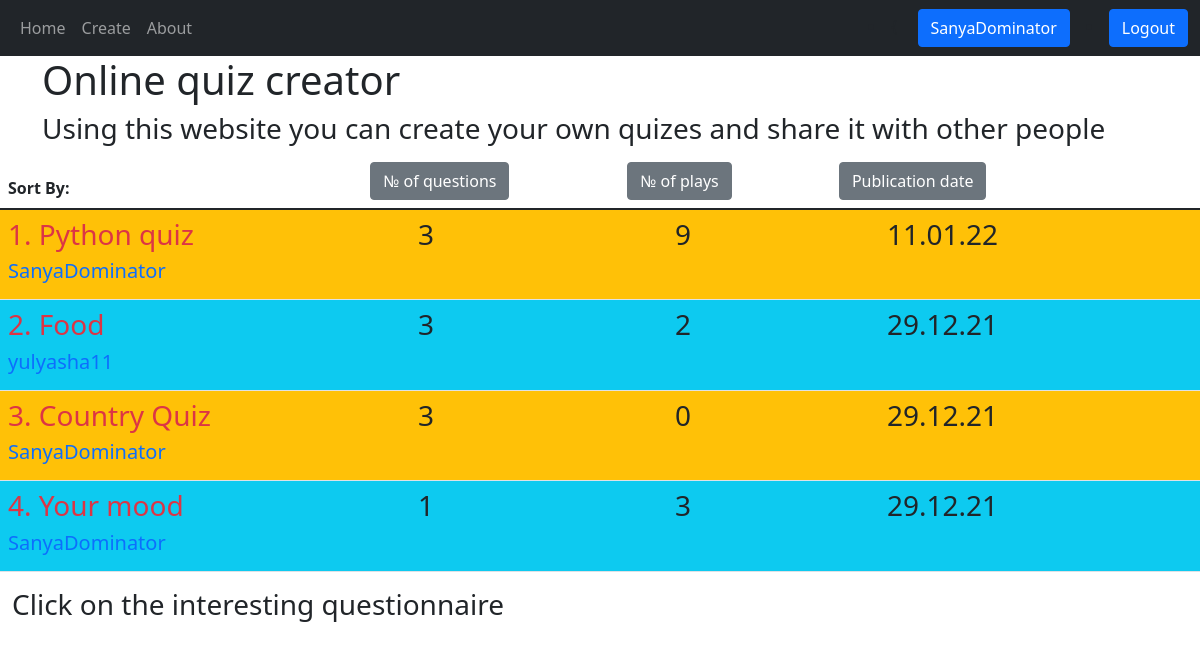
Screenshot of / (signed in) with the database file from the repository.
### quiz/models.py (models this page shows, shortened)
class Quiz(models.Model):
    user = models.ForeignKey(User, on_delete=models.CASCADE)
    quiz_name = models.CharField(max_length=200)
    '''
    def getUsername(self):
        return self.user.username
    username = getUsername
    quiz_image = models.ImageField(upload_to=f'user_images/{username}/{quiz_name}/')
    '''
    pub_date = models.DateTimeField('Publication date')

### quiz/views.py (the view)
# urls.py: path('', views.index, name='index'),
def index(request):
    quiz_list_time = Quiz.objects.order_by('-pub_date')
    quiz_dict = []
    play_list = Play.objects.all()
    question_list = Question.objects.all()
    for quiz in quiz_list_time:
        quiz_dict.append([quiz, quiz.pub_date.strftime('%d.%m.%y'), 0, 0])
    for j in range(len(quiz_list_time)):
        for play in play_list:
            if play.quiz_id == quiz_list_time[j].id:
                quiz_dict[j][2] += 1
    for j in range(len(quiz_list_time)):
        for question in question_list:
            if question.quiz_id == quiz_list_time[j].id:
                quiz_dict[j][3] += 1
    sorted_quiz_plays = sorted(quiz_dict, key=lambda x: x[2], reverse=True)
    quiz_plays = sorted_quiz_plays[::-1]
    sorted_quiz_length = sorted(quiz_dict, key=lambda x: x[3], reverse=True)
    quiz_length = sorted_quiz_length[::-1]
    quiz_time = quiz_dict[::-1]
    return render(request, 'quiz/index.html', context={'quiz_plays_descending': sorted_quiz_plays, 'quiz_length_descending': sorted_quiz_length, 'quiz_time_descending': quiz_dict, 'quiz_plays_ascending': quiz_plays, 'quiz_length_ascending': quiz_length, 'quiz_time_ascending': quiz_time})

### quiz/templates/quiz/index.html (shortened to what this page needs)
<!DOCTYPE html>
{% extends 'quiz/base.html' %}
{% block body_content %}
    <div class="container">
        <h1>Online quiz creator</h1>
        <h3>Using this website you can create your own quizes and share it with other people</h3>
    </div>
    <div id="quiz_list">
        <table class="table">
        <thead>
        <tr>
            <th>Sort By:</th>
            <th><a href="#" onclick="byLength()" style="text-decoration: none" class="btn btn-secondary">№ of questions</a></th>
            <th><a href="#" onclick="byPlays()" style="text-decoration: none" class="btn btn-secondary">№ of plays</a></th>
            <th><a href="#" onclick="byTime()" style="text-decoration: none" class="btn btn-secondary">Publication date</a></th>
        </tr>
        </thead>
        <tbody>
            {% for quiz in quiz_time_descending %}
                <tr class="{% cycle 'bg-warning' 'bg-info' %}">
                    <td>
                        <a href="{% url 'quiz:play' quiz.0.id%}" style="text-decoration: none"><h3 class="text-danger card-title">{{ forloop.counter }}. {{ quiz.0.quiz_name }}</h3></a>
                        <a href="{% url 'quiz:profile' quiz.0.user.id%}" style="text-decoration: none"><h5>{{ quiz.0.user.username }}</h5></a>
                    </td>
                    <td><h3 class="mx-5">{{ quiz.3 }}</h3></td>
                    <td><h3 class="mx-5">{{ quiz.2 }}</h3></td>
                    <td><h3 class="mx-5">{{ quiz.1 }}</h3></td>
                </tr>
            {% endfor %}
        </tbody>
        </table>
    </div>
    <div class="container-fluid mt-3">
        <h3>Click on the interesting questionnaire</h3>
    </div>
{% endblock %}

### quiz/templates/quiz/base.html (shortened to what this page needs)
<!DOCTYPE html>
<html lang="en">
<head>
    <link href="https://cdn.jsdelivr.net/npm/bootstrap@5.1.2/dist/css/bootstrap.min.css" rel="stylesheet">
</head>
<body>
{% load static %}
<link rel="stylesheet" href="{% static 'quiz/style.css' %}">
<nav class="navbar navbar-expand-sm bg-dark navbar-dark">
        <div class="container-fluid">
            <ul class="navbar-nav">
                <li class="nav-item">
                    <a class="nav-link" href="{% url 'quiz:index' %}">Home</a>
                </li>
                <li class="nav-item">
                    <a class="nav-link" href="{% url 'quiz:create' %}">Create</a>
                </li>
                <li class="nav-item">
                    <a class="nav-link" href="{% url 'quiz:about' %}">About</a>
                </li>
            </ul>
            <div class="d-flex">
                {% if user.is_authenticated %}
                    <li class="nav-item">{
                        <a class="btn btn-primary mx-3" href="{% url 'quiz:profile' user.id%}">{{ user.get_username }}</a></li>
                    <li class="nav-item">
                        <a class="btn btn-primary" href="{% url 'logout'%}?next={{request.path}}">Logout</a>
                    </li>
                {% endif %}
                </div>
        </div>
</nav>
{% block body_content %}{% endblock %}
</body>
</html>

### rows the page displays
Quiz: quiz_name "Python quiz", user.username "SanyaDominator", quiz "3", quiz "9", quiz "11.01.22"
Quiz: quiz_name "Food", user.username "yulyasha11", quiz "3", quiz "2", quiz "29.12.21"
Quiz: quiz_name "Country Quiz", user.username "SanyaDominator", quiz "3", quiz "0", quiz "29.12.21"
Quiz: quiz_name "Your mood", user.username "SanyaDominator", quiz "1", quiz "3", quiz "29.12.21"

### other values shown
{{ user.get_username }} "SanyaDominator"
